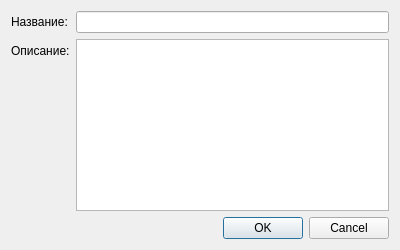
<?xml version="1.0" encoding="UTF-8"?>
<ui version="4.0">
 <class>ProjectDialog</class>
 <widget class="QDialog" name="ProjectDialog">
  <property name="geometry">
   <rect>
    <x>0</x>
    <y>0</y>
    <width>400</width>
    <height>250</height>
   </rect>
  </property>
  <property name="windowTitle">
   <string>Проект</string>
  </property>
  <layout class="QVBoxLayout" name="verticalLayout">
   <item>
    <layout class="QFormLayout" name="formLayout">
     <item row="0" column="0">
      <widget class="QLabel" name="label">
       <property name="text">
        <string>Название:</string>
       </property>
      </widget>
     </item>
     <item row="0" column="1">
      <widget class="QLineEdit" name="editName"/>
     </item>
     <item row="1" column="0">
      <widget class="QLabel" name="label_4">
       <property name="text">
        <string>Описание:</string>
       </property>
      </widget>
     </item>
     <item row="1" column="1">
      <widget class="QPlainTextEdit" name="editDescription"/>
     </item>
    </layout>
   </item>
   <item>
    <widget class="QDialogButtonBox" name="buttonBox">
     <property name="orientation">
      <enum>Qt::Horizontal</enum>
     </property>
     <property name="standardButtons">
      <set>QDialogButtonBox::Cancel|QDialogButtonBox::Ok</set>
     </property>
    </widget>
   </item>
  </layout>
 </widget>
 <resources/>
 <connections>
  <connection>
   <sender>buttonBox</sender>
   <signal>accepted()</signal>
   <receiver>ProjectDialog</receiver>
   <slot>accept()</slot>
  </connection>
  <connection>
   <sender>buttonBox</sender>
   <signal>rejected()</signal>
   <receiver>ProjectDialog</receiver>
   <slot>reject()</slot>
  </connection>
 </connections>
</ui>
